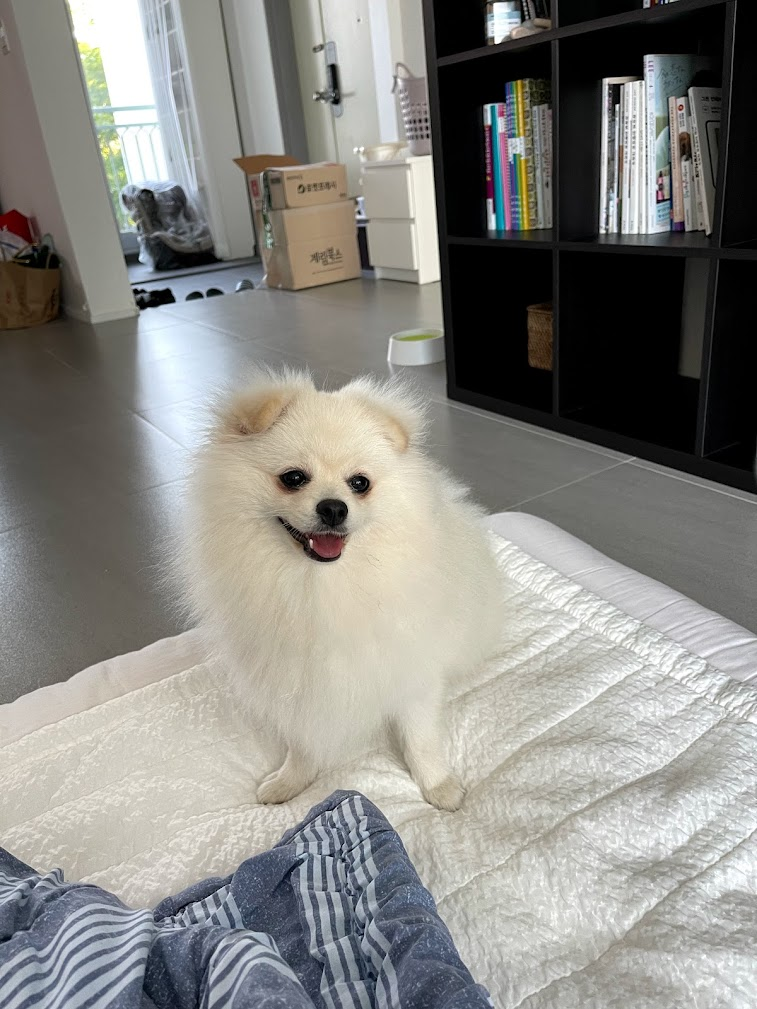
#> input picture _notebooks/2021-08-25-Hani01.jpeg, 757 x 1009 px
$ jupyter execute --allow-errors '2021-09-27-(3주차) 9월27일.ipynb'
#> lines starting #> are read from the running program, lines starting #| are printed output that depends on the picture
# (3주차) 9월27일
> 이미지 자료에 대한 이해, 산점도, 상관계수

- toc:true
- branch: master
- badges: true
- comments: true
- author: 최규빈

### 강의영상

> youtube: https://youtube.com/playlist?list=PLQqh36zP38-zzzlKORw7j6GKX7YFHVLAP

`-` (1/8) 보강계획 고민..

`-` (2/8) 이미지 자료에 대한 이해

`-` (3/8) 산점도와 상관계수1

`-` (4/8) 산점도와 상관계수2

`-` (5/8) matplotlib 으로 산점도+라인플랏 그리기

`-` (6/8) 여러그림 그리기

`-` (7/8) 앤스콤의 플랏

`-` (8/8) 앤스콤의 플랏, 과제설명

### (지난강의노트 보충) 이미지 자료에 대한 이해

`-` 흑백이미지
- 차원: 세로픽셀수 $\times$ 가로픽셀수
- 값: 0~255 (값이 클수록 흰색)

`-` 칼라이미지
- 차원: 세로픽셀수 $\times$ 가로픽셀수 $\times$ 3
- 값: 0~255 (값이 클수록 진한빨강, 진한파랑, 진한녹색)

[cell 1]
import cv2 as cv

[cell 2]
hani=cv.imread('2021-08-25-Hani01.jpeg')
#> hani is the input picture: shape (1009, 757, 3); mean B, G, R 132.1, 136.5, 137.4

[cell 3]
import matplotlib.pyplot as plt
plt.imshow(hani)

[cell 4]
hani.shape
#> Out = (1009, 757, 3)

[cell 5]
import numpy as np
hani_red=np.zeros_like(hani)
hani_green=np.zeros_like(hani)
hani_blue=np.zeros_like(hani)
hani_red[:,:,0]=hani[:,:,0]
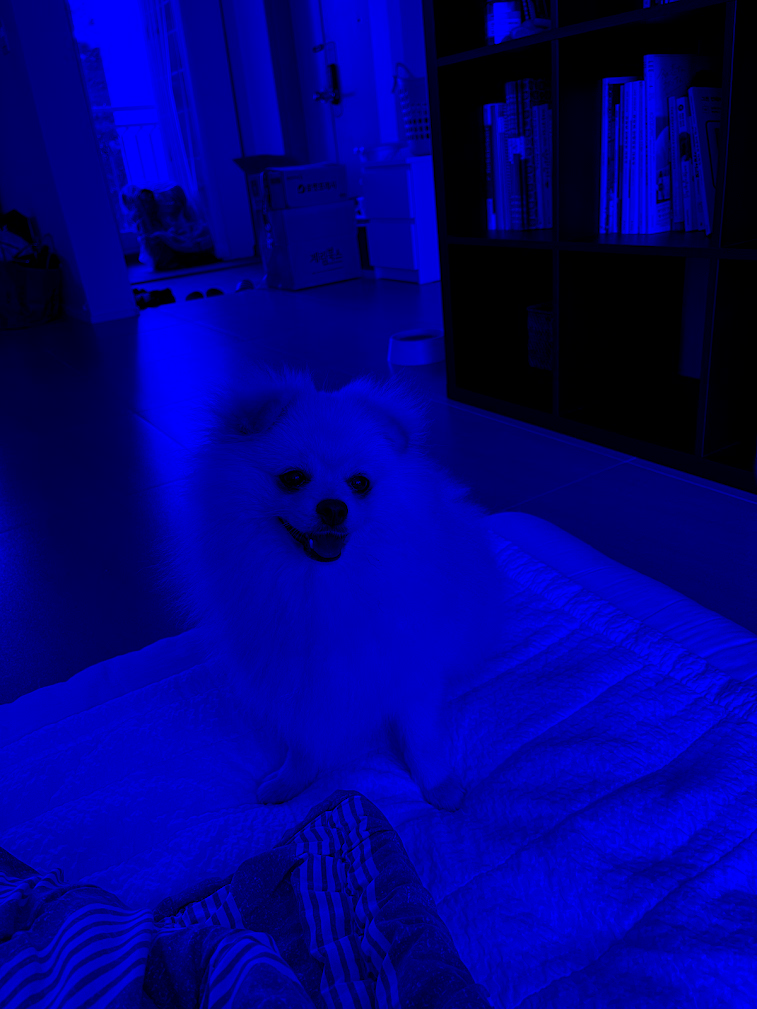
#> hani_red: shape (1009, 757, 3); mean B, G, R 132.1, 0, 0
hani_green[:,:,1]=hani[:,:,1]
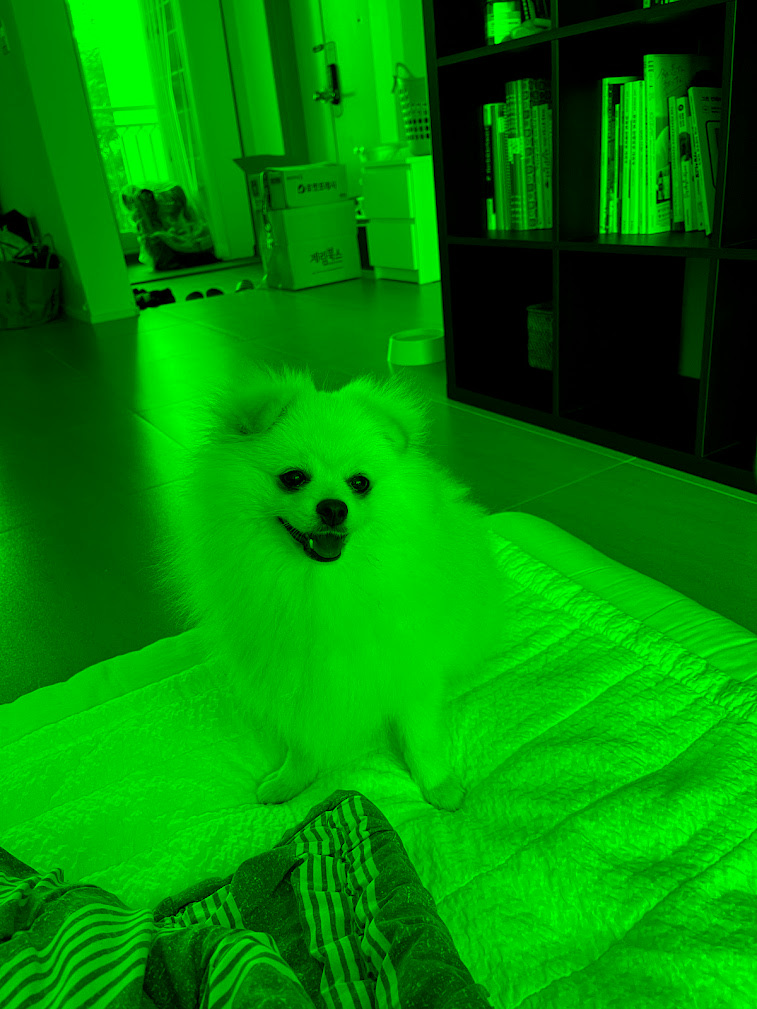
#> hani_green: shape (1009, 757, 3); mean B, G, R 0, 136.5, 0
hani_blue[:,:,2]=hani[:,:,2]
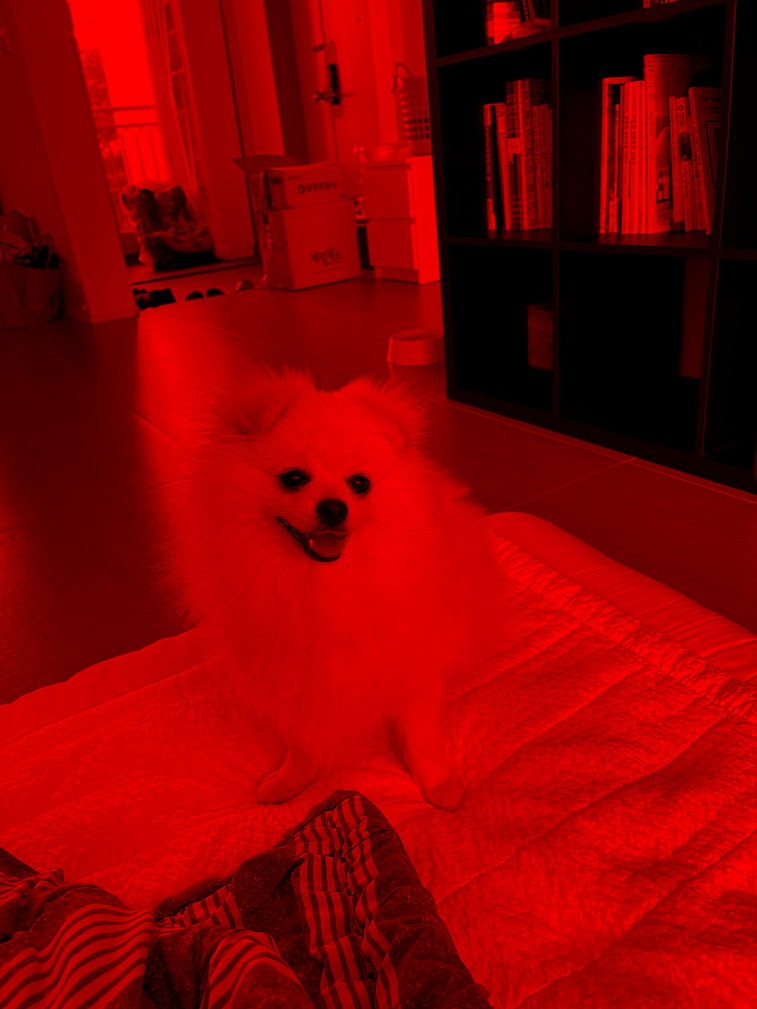
#> hani_blue: shape (1009, 757, 3); mean B, G, R 0, 0, 137.4

[cell 6]
plt.imshow(hani_red)

[cell 7]
plt.imshow(hani_green)

[cell 8]
plt.imshow(hani_blue)

[cell 9]
plt.imshow(hani_blue+hani_red)

[cell 10]
plt.imshow(hani_blue+hani_green)
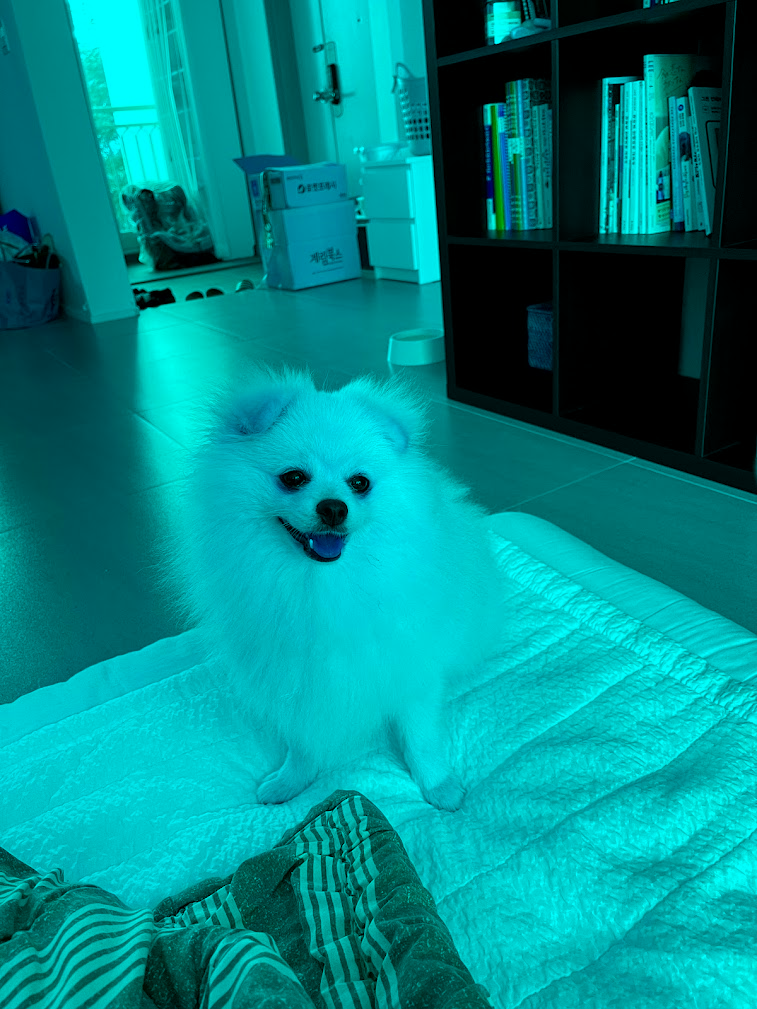
#> shown: shape (1009, 757, 3); mean R, G, B 0, 136.5, 137.4

[cell 11]
plt.imshow(hani_red+hani_green)
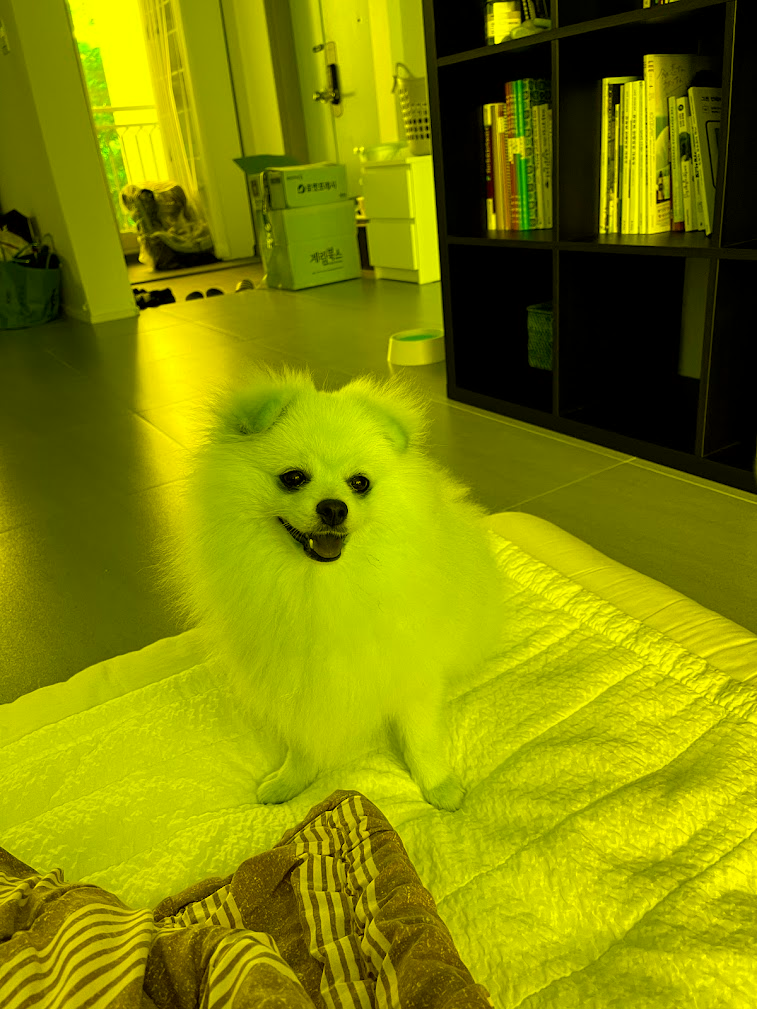
#> shown: shape (1009, 757, 3); mean R, G, B 132.1, 136.5, 0

[cell 12]
plt.imshow(hani_red+hani_green+hani_blue)

### 산점도 (scatter plot)

[cell 13]
import matplotlib.pyplot as plt

`-` 산점도: 산점도는 직교 좌표계(도표)를 이용해 좌표상의 점들을 표시함으로써 두 개 변수 간의 **관계**를 나타내는 그래프 방법
- ref: https://ko.wikipedia.org/wiki/%EC%82%B0%EC%A0%90%EB%8F%84

[cell 14]
x=[1,2,3,4]
y=[2,3,5,5]
plt.plot(x,y,'o')

`-` 산점도는 보통 $X$와 $Y$의 관계를 알고 싶을 경우 그린다.

#### 예제: 몸무게와 키

`-` 아래와 같은 자료를 수집하였다고 하자.
- 몸무게=[44,48,49,58,62,68,69,70,76,79]
- 키=[159,160,162,165,167,162,165,175,165,172]

[cell 15]
x=[44,48,49,58,62,68,69,70,76,79]
y=[159,160,162,165,167,162,165,175,165,172]

[cell 16]
plt.plot(x,y,'o')
#> figure, not shown here; curve peaks at x = 70, y = 175

- 키가 큰 사람일수록 몸무게도 많이 나간다. (반대도 성립)
- 키와 몸무게는 관계가 있어보인다. (정비례관계)

`-` 얼만큼 정비례 인지?
- 이 질문에 대답하기 위해서는 상관계수의 개념을 알아야 한다.
- 상관계수에 대한 개념은 산점도를 이해함에 있어서 핵심개념이다.

#### 상관계수 (간단한 리뷰)

`-` (표본)상관계수

$$r=\frac{\sum_{i=1}^{n}(x_i-\bar{x})(y_i-\bar{y})}{\sqrt{\sum_{i=1}^{n}(x_i-\bar{x})^2\sum_{i=1}^{n}(y_i-\bar{y})^2}}$$

`-` 복잡해보이지만 아무튼 (1) 분자를 계산하고 (2) 분모를 계산하고 (3) 분자를 분모로 나누면 된다.

`-` 분모를 계산했다고 치자. 계산한 값을 상수 $c$라고 생각하자. 이 값을 분자의 sum안에 넣으면...

$$r=\sum_{i=1}^{n}\frac{1}{c}(x_i-\bar{x})(y_i-\bar{y})$$

`-` 이 식을 정리하면

$$r=\sum_{i=1}^{n}\Bigg(\frac{(x_i-\bar{x})}{\sqrt{\sum_{i=1}^{n}(x_i-\bar{x})^2}}\frac{(y_i-\bar{y})}{\sqrt{\sum_{i=1}^{n}(y_i-\bar{y})^2}}\Bigg)$$

`-` 편의상 다음과 같이 정의하자. $\tilde{x}_i = \frac{(x_i-\bar{x})}{\sqrt{\sum_{i=1}^{n}(x_i-\bar{x})^2}}$, $\tilde{y}_i = \frac{(y_i-\bar{y})}{\sqrt{\sum_{i=1}^{n}(y_i-\bar{y})^2}}$

`-` 결국 $r$은 아래와 같은 모양이다.

$$r=\sum_{i=1}^{n} \tilde{x}_i \tilde{y}_i$$

`-` 의미?

[cell 17]
import numpy as np
x=np.array(x)
y=np.array(y)

[cell 18]
plt.plot(x,y,'o')

[cell 19]
plt.plot(x-np.mean(x), y-np.mean(y),'o')
#> figure, not shown here; curve peaks at x = 7.7, y = 9.8

`-` $a=\sqrt{\sum_{i=1}^{n}(x_i-\bar{x})^2}, b=\sqrt{\sum_{i=1}^{n}(y_i-\bar{y})^2}$

[cell 20]
a=np.sqrt(np.sum((x-np.mean(x))**2))
b=np.sqrt(np.sum((y-np.mean(y))**2))
a,b

- $a>b$ 이므로 $\{x_i\}$들이 $\{y_i\}$들 보다 좀 더 퍼져있다. (=평균근처에 몰려있지 않다)

`-` 사실 $a,b$는 아래와 같이 계산할 수 있다.

$a=\sqrt{n}\times{\tt np.std(x)}$

$b=\sqrt{n}\times{\tt np.std(y)}$

[cell 21]
n=len(x)
np.sqrt(n)*np.std(x), np.sqrt(n)*np.std(y)

- ${\tt np.std(x)}=\sqrt{\frac{1}{n}\sum_{i=1}^{n}(x_i-\bar{x})^2}$
- ${\tt np.std(y)}=\sqrt{\frac{1}{n}\sum_{i=1}^{n}(y_i-\bar{y})^2}$

> note: ${\tt np.std(x,ddof=1)}=\sqrt{\frac{1}{n-1}\sum_{i=1}^{n}(x_i-\bar{x})^2}$

`-` 이제 $(\tilde{x}_i,\tilde{y}_i)$를 그려보자.

[cell 22]
xx= (x-np.mean(x))/a
yy= (y-np.mean(y))/b
plt.plot(xx,yy,'o')
#> figure, not shown here; curve peaks at x = 0.21, y = 0.644

- 평균도 비슷하고 퍼진정도도 비슷하다.

`-` 질문1: $r$의 값이 양수인가? 음수인가?

plotly 사용하여 그려보자.

[cell 23]
import plotly.express as px
from IPython.display import HTML
fig=px.scatter(x=xx, y=yy)
HTML(fig.to_html(include_plotlyjs='cdn',include_mathjax=False))

- $\tilde{x}_i$, $\tilde{y}_i$ 를 곱한값이 양수인것과 음수인것을 체크해보자.
- 양수인쪽이 많은지 음수인쪽이 많은지 생각해보자.
- $r=\sum_{i=1}^{n}\tilde{x}_i \tilde{y}_i$ 의 부호는?

`-` 질문2: 아래와 같은 두개의 데이터set이 있다고 하자.

[cell 24]
x1=np.arange(0,10,0.1)
y1=x1+np.random.normal(loc=0,scale=1.0,size=len(x1))

[cell 25]
plt.plot(x1,y1,'o')
#> figure, not shown here; curve peaks at x = 9.7, y = 11.49

[cell 26]
x2=np.arange(0,10,0.1)
y2=x2+np.random.normal(loc=0,scale=7.0,size=len(x2))
plt.plot(x2,y2,'x')
#> figure, not shown here; curve peaks at x = 9.8, y = 24.94

[cell 27]
plt.plot(x1,y1,'o')
plt.plot(x2,y2,'x')
#> figure, not shown here; curve peaks at x = 9.7, y = 11.49; curve peaks at x = 9.8, y = 24.94

각 데이터셋의 표준상관계수를 각각 $r_1$(파란색), $r_2$(주황색)라고 하자.

(1) $r_1$, $r_2$의 부호는 양수인가? 음수인가?

(2) $r_1,r_2$의 값중 어떠한 값이 더 절대값이 큰가?

[cell 28]
n=len(x1)
xx1= (x1-np.mean(x1)) / (np.std(x1) * np.sqrt(n))
yy1= (y1-np.mean(y1)) / (np.std(y1) * np.sqrt(n))
xx2= (x2-np.mean(x2)) / (np.std(x2) * np.sqrt(n))
yy2= (y2-np.mean(y2)) / (np.std(y2) * np.sqrt(n))

[cell 29]
plt.plot(xx1,yy1,'o') ## 파란색
plt.plot(xx2,yy2,'x') ## 주황색
#> figure, not shown here; curve peaks at x = 0.165, y = 0.218; curve peaks at x = 0.168, y = 0.264

[cell 30]
sum(xx1*yy1), sum(xx2*yy2)

### [숙제1](https://ieilms.jbnu.ac.kr/)

`-` 임의의 이미지를 cv.imread() 로 불러온뒤에 아래와 같이 blue+green의 조합으로 이미지를 변경해볼것

[cell 31]
plt.imshow(hani_blue+hani_green)

### 라인플랏을 그리는 방법

[cell 32]
import matplotlib.pyplot as plt
x=[1,2,3,4]
y=[1,2,4,3]
plt.plot(x,y)

### matplotlib에서 산점도와 라인플랏 그리기 (종합)

`-` plt.plot()를 사용하면 산점도와 라인플랏을 다양한 조합으로 쉽고 편리하게 그릴수 있음

[cell 33]
x=[1,2,3,4]
y=[1,2,4,3]
plt.plot(x,y,'o:r') # 20정도의 점의 모양, 4개의 선의모양, 8개의 색깔

### 여러그림을 그리기

#### (1) 겹쳐그리기

[cell 34]
import numpy as np
x=np.arange(-5,5,0.1)
y=2*x+np.random.normal(loc=0,scale=1,size=100)
plt.plot(x,y,'.b')
plt.plot(x,2*x,'--r')
#> figure, not shown here; curve peaks at x = 4.2, y = 10.7; curve peaks at x = 4.9, y = 9.8

#### (2) 따로그리기 - subplots

[cell 35]
x=[1,2,3,4]
y=[1,2,4,3]
_, axs = plt.subplots(2,2)
axs[0,0].plot(x,y,'o:r')
axs[0,1].plot(x,y,'Xb')
axs[1,0].plot(x,y,'xm')
axs[1,1].plot(x,y,'.--k')

#> (a cell that did not finish here is left out)

- subplots의 리턴값이 (fig,axs) 이 나오게된다. 우리는 뒤의 axs만 관심이 있으므로 앞의 fig는 _로 처리한다.

#### Anscombe's quartet

`-` 교과서에 나오는 그림임.

`-` 교훈: 데이터를 분석하기 전에 항상 시각화를 하라.

[cell 37]
x = [10, 8, 13, 9, 11, 14, 6, 4, 12, 7, 5]
y1 = [8.04, 6.95, 7.58, 8.81, 8.33, 9.96, 7.24, 4.26, 10.84, 4.82, 5.68]
y2 = [9.14, 8.14, 8.74, 8.77, 9.26, 8.10, 6.13, 3.10, 9.13, 7.26, 4.74]
y3 = [7.46, 6.77, 12.74, 7.11, 7.81, 8.84, 6.08, 5.39, 8.15, 6.42, 5.73]
x4 = [8, 8, 8, 8, 8, 8, 8, 19, 8, 8, 8]
y4 = [6.58, 5.76, 7.71, 8.84, 8.47, 7.04, 5.25, 12.50, 5.56, 7.91, 6.89]

[cell 38]
_, axs = plt.subplots(2,2)
axs[0,0].plot(x,y1,'o')
axs[0,1].plot(x,y2,'o')
axs[1,0].plot(x,y3,'o')
axs[1,1].plot(x4,y4,'o')
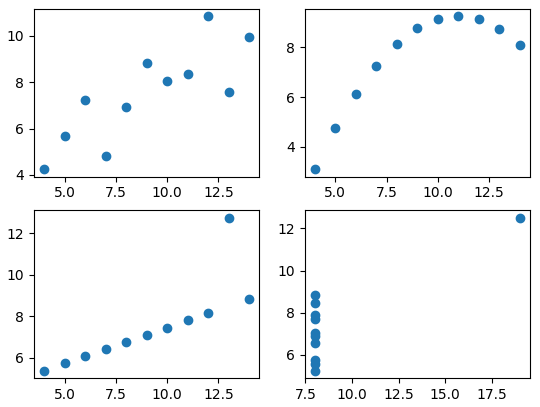
#> figure drawn by matplotlib, 4 panels

$ run again, with _notebooks/hw_img.png saved as _notebooks/2021-08-25-Hani01.jpeg
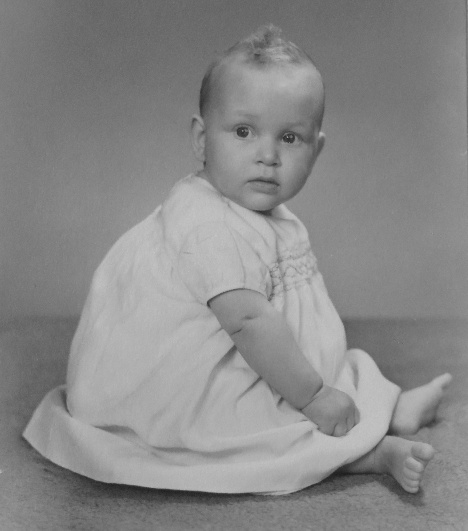
#> input picture _notebooks/hw_img.png, 468 x 531 px
#> hani is the input picture: shape (531, 468, 3); min 29, max 198, mean 136.9
#> `hani_blue[:,:,2]=hani[:,:,2]`:
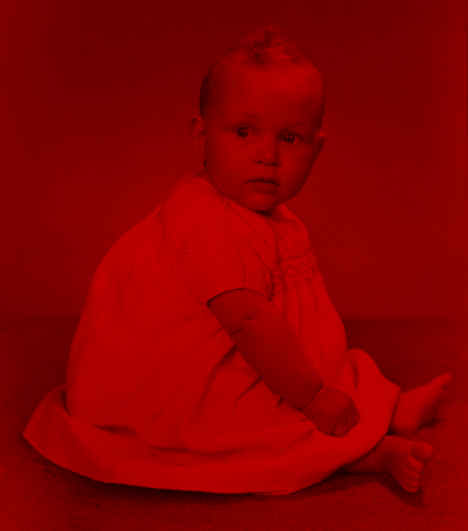
#> hani_blue: shape (531, 468, 3); mean B, G, R 0, 0, 136.9
#> `[cell 11] plt.imshow(hani_red+hani_green)`:
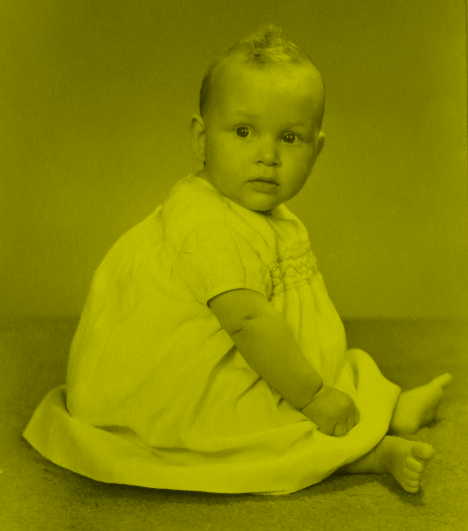
#> shown: shape (531, 468, 3); mean R, G, B 136.9, 136.9, 0
